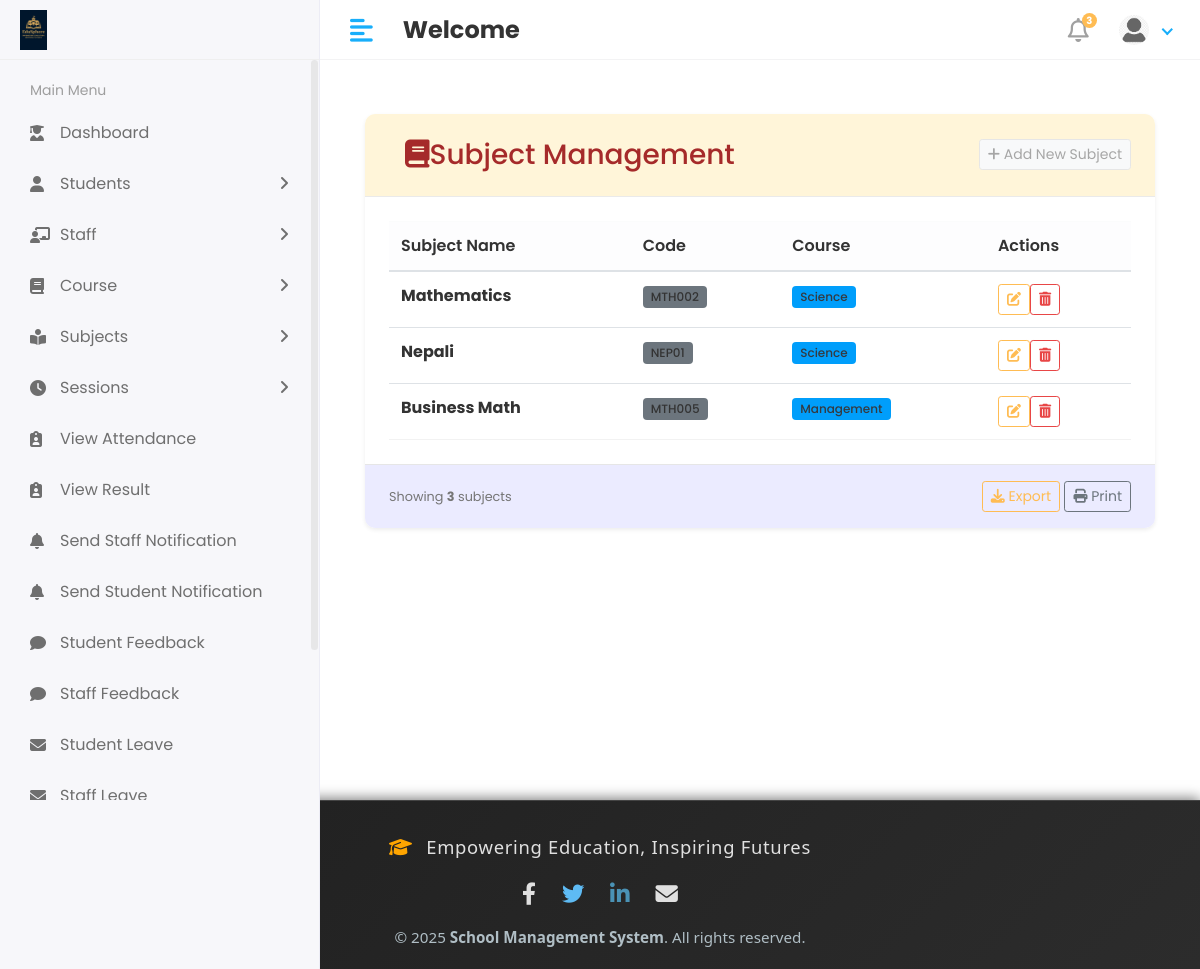
The page /Hod/Subject/view (signed in) on the database its author committed.
### app/models.py (models this page shows, shortened)
class subject(models.Model):
    subject_name = models.CharField(max_length=100)
    subject_code = models.CharField(max_length=10)
    course_id = models.ForeignKey(course, on_delete=models.CASCADE)
    staff_id = models.ForeignKey(staff, on_delete=models.CASCADE)
    created_at = models.DateField(auto_now_add=True,null=True)
    updated_at = models.DateField(auto_now=True)

class course(models.Model):
    course_name = models.CharField(max_length=100)
    course_code = models.CharField(max_length=10)
    course_created_date = models.DateField(auto_now_add=True)
    course_updated_date = models.DateField(auto_now=True)
    def __str__(self):
        return self.course_name

### school_management_system/Hod_Views.py (the view)
# urls.py: path('Hod/Subject/view',Hod_Views.view_subject,name='view_subject'),
@login_required(login_url='/')
def view_subject(request):
    subject_obj = subject.objects.all()
    context = {
        'subject_obj': subject_obj,
    }
    return render(request, 'Hod/view_subject.html',context)

### templates/Hod/view_subject.html (shortened to what this page needs)
{% extends 'base.html' %}
{% block content %}
<div class="container-fluid py-4">
    <div class="row mb-4">
        <div class="col-12">
            <div class="card shadow-sm">
                <div class="card-header bg-primary text-white">
                    <div class="d-flex justify-content-between align-items-center" >
                        <h3 class="mb-0 px-3 py-2 rounded" style="color: brown;">
                            <i class="fas fa-book me-2"></i>Subject Management
                        </h3>
                        <a href="{% url 'add_subject' %}" class="btn btn-light btn-sm">
                            <i class="fas fa-plus me-1"></i> Add New Subject
                        </a>
                    </div>
                </div>
                <div class="card-body">
                    <div class="table-responsive">
                        <table id="subjectTable" class="table table-hover align-middle" style="width:100%">
                            <thead class="table-light">
                                <tr>
                                    <th>Subject Name</th>
                                    <th>Code</th>
                                    <th>Course</th>
                                    <th>Actions</th>
                                </tr>
                            </thead>
                            <tbody>
                                {% for subject in subject_obj %}
                                <tr>
                                    <td>
                                        <strong>{{ subject.subject_name }}</strong>
                                    </td>
                                    <td>
                                        <span class="badge bg-secondary">{{ subject.subject_code }}</span>
                                    </td>
                                    <td>
                                        <span class="badge bg-info text-dark">{{ subject.course_id }}</span>
                                    </td>
                                    <td>
                                        <div class="d-flex gap-2">
                                            <a href="{% url 'edit_subject' subject.id %}" class="btn btn-sm btn-outline-primary" data-bs-toggle="tooltip" title="Edit">
                                                <i class="fas fa-edit"></i>
                                            </a>
                                            <a href="{% url 'delete_subject' subject.id %}" class="btn btn-sm btn-outline-danger" onclick="return confirm('Are you sure you want to delete this subject?');" data-bs-toggle="tooltip" title="Delete">
                                                <i class="fas fa-trash-alt"></i>
                                            </a>
                                        </div>
                                    </td>
                                </tr>
                                {% endfor %}
                            </tbody>
                        </table>
                    </div>
                </div>
                <div class="card-footer bg-light">
                    <div class="d-flex justify-content-between align-items-center">
                        <div class="text-muted small">
                            Showing <strong>{{ subject_obj.count }}</strong> subjects
                        </div>
                        <div>
                            <button class="btn btn-sm btn-outline-primary me-2">
                                <i class="fas fa-download me-1"></i> Export
                            </button>
                            <button class="btn btn-sm btn-outline-secondary">
                                <i class="fas fa-print me-1"></i> Print
                            </button>
                        </div>
                    </div>
                </div>
            </div>
        </div>
    </div>
</div>
{% endblock %}

### static/assets/css/style.css (style rules this page uses)
html { height: 100%; }
body { background-color: #fff; color: #333; font-family: 'Poppins', sans-serif; font-size: 1rem; height: 100%; line-height: 1.5; overflow-x: hidden; }
h1, h2, h3, h4, h5, h6 { font-family: 'Poppins', sans-serif; margin-top: 0; }
input, input:focus, button, button:focus { outline: none; }
.table { color: #333; max-width: 100%; margin-bottom: 0; width: 100%; }
.table thead tr th { font-weight: 600; }
.table tbody tr { border-bottom: 1px solid rgba(0, 0, 0, 0.05); }
.bg-primary { background-color: #fff5d9 !important; }
.bg-light { background-color: #ebebff!important; }
.bg-info, .badge-info { background-color: #009efb !important; }
.text-muted { color: #757575 !important; }
.btn-outline-primary { color: #FFBC53; border-color: #FFBC53; }
.btn-outline-danger { color: #e84646; border-color: #e84646; }
.card { border: 1px solid #ececf5; box-shadow: 0 1px 3px 0 rgba(0, 0, 0, 0.03); margin-bottom: 1.875rem; }
.card-body { padding: 1.5rem; }
.card-header { border-bottom: 1px solid #e6e6e6; padding: 1rem 1.5rem; }
.card-footer { background-color: #fff; border-top: 1px solid #e6e6e6; padding: 1rem 1.5rem; }
.card .card-header { background-color: #fff; border-bottom: 1px solid #eaeaea; }
.btn-light { border-color: #e6e6e6; color: #a6a6a6; }

### templates/Hod/view_subject.html (style rules this page uses)
.card { border: none; border-radius: 10px; overflow: hidden; }
.badge { font-weight: 500; padding: 5px 8px; }

### rows shown on the page
subject: subject_name "Mathematics", subject_code "MTH002", course_id "Science"
subject: subject_name "Nepali", subject_code "NEP01", course_id "Science"
subject: subject_name "Business Math", subject_code "MTH005", course_id "Management"

### other values the page prints
{{ subject_obj.count }} "3"
